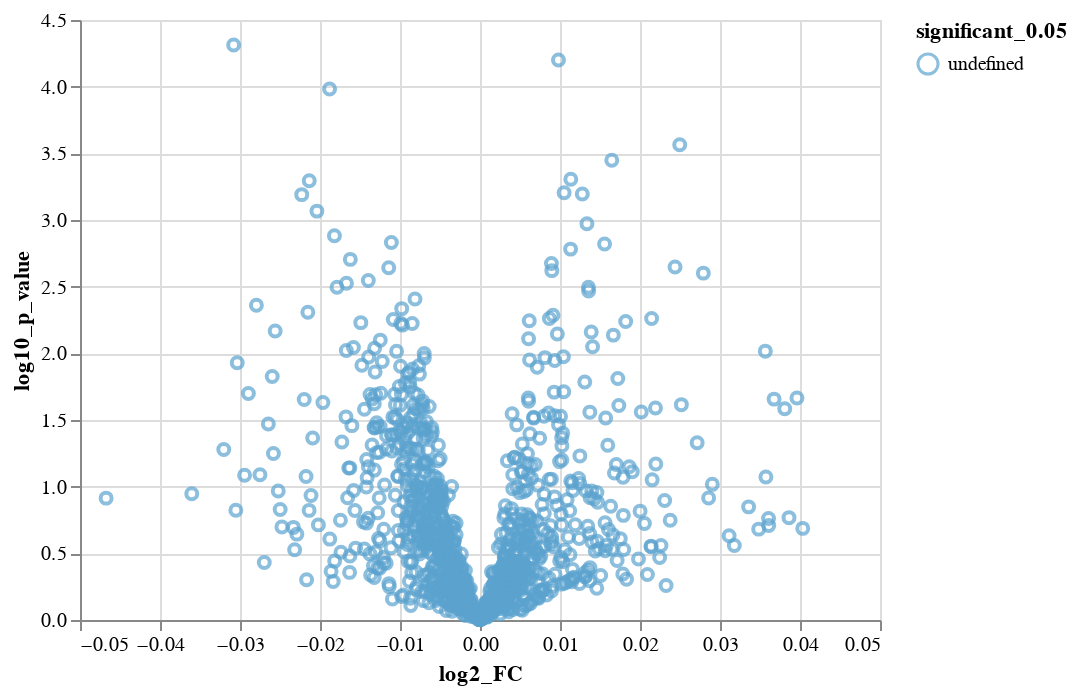

Write notebook code for a chart like this one.
### Code cell
altair.Chart(df_volcano_PD).mark_point().encode(
    x='log2_FC:Q',
    y='log10_p_value:Q',
    color='significant_0.05:O')

### Figure 1 — Vega-Lite specification as saved in the notebook (floating-point values rounded to 4 significant figures; data arrays with more than 128 entries replaced by an {"elided": "..."} marker saying what was removed)
{"config": {"view": {"continuousWidth": 400, "continuousHeight": 300}}, "data": {"name": "data-44116aef34e78e45a3cb9c77bd0b01f6"}, "mark": "point", "encoding": {"color": {"field": "significant_0.05", "type": "ordinal"}, "x": {"field": "log2_FC", "type": "quantitative"}, "y": {"field": "log10_p_value", "type": "quantitative"}}, "$schema": "https://vega.github.io/schema/vega-lite/v4.17.0.json", "datasets": {"data-44116aef34e78e45a3cb9c77bd0b01f6": {"elided": "1345 records"}}}
